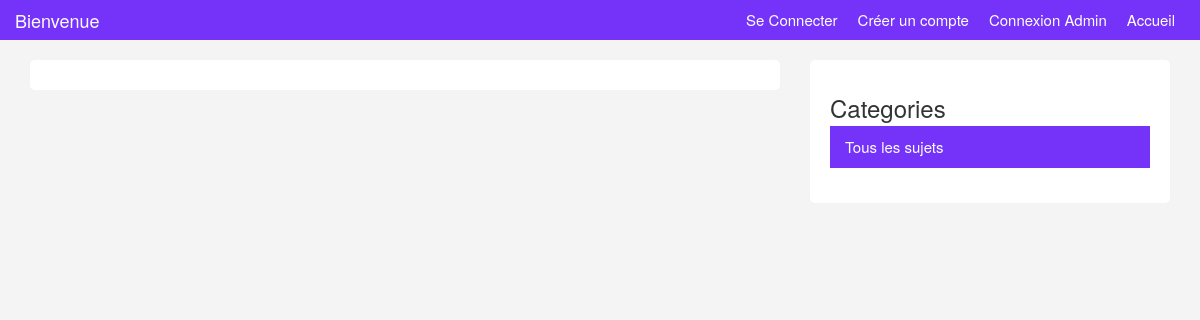
The page /topic/6 on the database as committed earlier.
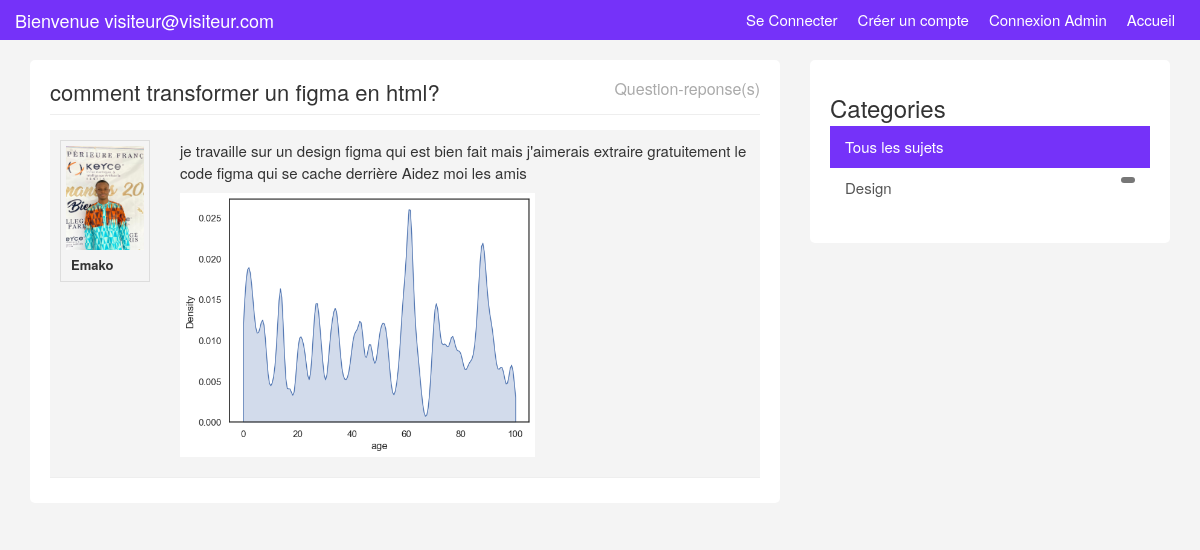
The same page on the database as committed later.
### website/models.py (models this page shows)
class PostMessage(models.Model):
    title = models.CharField(max_length=100)  # Augmentation de la longueur du titre
    message = models.TextField()
    posted_date = models.DateTimeField(auto_now_add=True)  # Utilisation de DateTimeField pour la date et l'heure de publication
    closes = models.BooleanField(default=False)  # Par défaut, le message n'est pas clos
    category = models.ForeignKey(Category, on_delete=models.CASCADE)  # Correction du nom du champ Category en minuscules
    user= models.ForeignKey(Users, on_delete= models.CASCADE)
    avatar = models.ImageField(null=True, blank=True, upload_to='img/')  # Ajout d'un champ pour l'avatar

class Users(models.Model):
    pseudo = models.CharField(max_length=50, unique=True)
    email = models.EmailField()
    password = models.CharField(max_length=100)  # Utilisation de CharField pour le mot de passe
    role = models.CharField(max_length=20, default="User")  # Limiter la longueur du rôle
    avatar = models.ImageField( null=True, blank=True, upload_to='img/')  # Ajout d'un champ pour l'avatar
    activated = models.BooleanField(default=True)  # Par défaut, l'utilisateur n'est pas activé
    birthdate= models.DateField(null=False)
    description= models.TextField(null=False, default='JE suis un membre anonyme du forum')

class Category(models.Model):
    title = models.CharField(max_length=100)  # Augmentation de la longueur du titre
    description = models.TextField()
    added_by = models.ForeignKey(Admins, on_delete=models.CASCADE)  # Renommage du champ addedBy en snake_case

### website/views.py (the view)
# urls.py: path('topic/<int:id>',views.topicDetail, name="topic"),
def topicDetail(request,id):
    try:
        post= PostMessage.objects.get(pk=id)
        us= Users.objects.get(pk=post.user.pk)
        reply= Reply.objects.filter(post=post)
        categories= Category.objects.all()
    except PostMessage.DoesNotExist:
        auth= True #verifier si l'utililsateur est authentifier
        if not request.session.get('id'):
            auth=False
        me= request.session.get('id')
        return render(request, 'topic.html', context={'postmesg':"","auth":auth,"me":me})
    try:
         auth= True #verifier si l'utililsateur est authentifier
         if not request.session.get('id'):
            auth=False
         me= request.session.get('id')
         id= Users.objects.get(email=request.session.get("email"))
    except Users.DoesNotExist:
        id={"pseudo":"visiteur@visiteur.com"}
    return render(request, 'topic.html', context={'postmesg':post, "reply": reply, "categories": categories, "id":id, "auth":auth,"me":me})

### forum/templates/topic.html (shortened to what this page needs)
{% load static %}
<!DOCTYPE html>
<html lang="en">
  <head>
    <link href="{% static 'css/bootstrap.css' %}" rel="stylesheet"/>
    <link href="{% static 'css/custom.css' %}" rel="stylesheet"/.container>
  </head>
  <body>
	<div class="navbar navbar-inverse navbar-fixed-top" role="navigation">
		<div class="container">
		  <div class="navbar-header">
			<a class="navbar-brand" href="{% url 'accueil'  %}">Bienvenue  {{id.pseudo}}</a>
		  </div>
		  <div class="collapse navbar-collapse">
			<ul class="nav navbar-nav navbar-right ">
			  {% if auth %}
				<li class="active nav-item"><a href="{% url 'accueil'  %}">Accueil</a></li>
				<li><a href="{% url 'addtopic' %}">Poser une Question</a></li>
				<li><a href="{% url 'personalProfile' me %}">Mon Profil</a></li>
				<li><a href="{% url 'logoutUser'  %}">Deconnexion</a></li>
			  {% else %}
				<li><a href="{% url 'login'  %}">Se Connecter</a></li>
				<li><a href="{% url 'create'  %}">Créer un compte</a></li>
				<li><a href="{% url 'loginAdmin'  %}">Connexion Admin </a></li>
				<li class="active nav-item"><a href="{% url 'accueil'  %}">Accueil</a></li>
			  {% endif %}
			</ul>
		  </div>
		</div>
	  </div>
    <div class="container">
		<div class="row">
			<div class="col-md-8">
				<div class="main-col">
					<div class="block">
						{% if postmesg %}
						<h1 class="pull-left">{{postmesg.title}}</h1>
						<h4 class="pull-right">Question-reponse(s)</h4>
						<div class="clearfix"></div>
						<hr>
						<ul id="topics">
					<li id="main-topic" class="topic topic">
						<div class="row">
							<div class="col-md-2">
								<div class="user-info">
									<img class="avatar pull-left" src="{{ postmesg.user.avatar.url }}"  width="185" />
									<ul>
										<li><strong> {{ postmesg.user.pseudo }}</strong>										</li>
									</li>
									</ul>
								</div>
							</div>
							<div class="col-md-10">
								<div class="topic-content pull-right">
									<p>{{postmesg.message}}</p>
									{% if postmesg.avatar %}
									<p>
										<img src="{{ postmesg.avatar.url }}" width="355" />
										<p>{% endif %}
								</div>
							</div>
						</div>
					{% endif %}
					</div>
				</div>
			</div>
			<div class="col-md-4">
				<div id="sidebar">
					<div class="block">
					<h3>Categories</h3>
					<div class="list-group">
						<a href="#" class="list-group-item active">Tous les sujets </a>
						{% if categories %}
						{% for cat in categories %}
						<a href="" class="list-group-item">{{cat.title}}<span class="badge pull-right"> {% comment %}nombre de post ici  {% endcomment %}</span></a>
						{% endfor %}
						{% endif %}
					</div>
				</div>
				</div>
			</div>
		</div>
    </div>
  </body>
</html>

### website/static/css/custom.css (style rules this page uses)
body { padding-top: 60px; background:#f4f4f4; font-size:15px; }
a { color:#5c5b69; }
ul { padding:0; margin:0; list-style:none; }
hr { margin:10px 0 15px 0; }
h3 { margin-bottom:5px; }
.navbar { height:40px !important; background:#7532F9; border:0; margin-bottom:30px; }
.navbar-inverse .navbar-nav > li > a, .navbar-inverse .navbar-brand { color:#fff !important; }
.navbar a:hover,.navbar li.active a { background:none !important; }
.navbar-brand { padding:10px 0 0 0; color:#fff; }
.navbar-nav > li > a { padding:10px 10px 0 10px; }
.block { background:#fff; border-radius:5px; padding: 15px 20px; margin-bottom:20px; }
.main-col { overflow:auto; }
.main-col h1 { font-size:22px; margin:5px 0 0 0; padding:0; }
.main-col h4 { font-size:16px; margin:5px 0 0 0; padding:0; color:#aaa; }
.topic { border-bottom:#eee solid 1px; margin-bottom:10px; padding:10px; }
.topic-content { width:100%; }
img.avatar { width:100%; }
a.list-group-item.active, a.list-group-item.active:hover, a.list-group-item.active:focus { background:rgb(117, 50, 249); border-radius:0; }
.list-group-item { border:0 }
#main-topic { background:#f4f4f4; padding:10px; }
.user-info { border:#ddd solid 1px; padding:5px; overflow:hidden; font-size:13px; }
.user-info img { display:block; margin-bottom:5px; }
.user-info ul { list-style:none; margin:10px 0 0 5px; }
.user-info li { line-height:1.6em; }

Rows that differ between the two databases and show on the page:
added PostMessage: title "comment transformer un figma en html?", user.avatar (picture), user.pseudo "Emako", message "je travaille sur un design figma qui est bien fait mais j'aimerais extraire gratuitement le code figma qui se cache derrière Aidez moi les amis", avatar (picture)
added Category: title "Design"
Other text that changed with them:
{{ id.pseudo }}: (not shown) → "visiteur@visiteur.com"
text now shown: "Question-reponse(s)"
